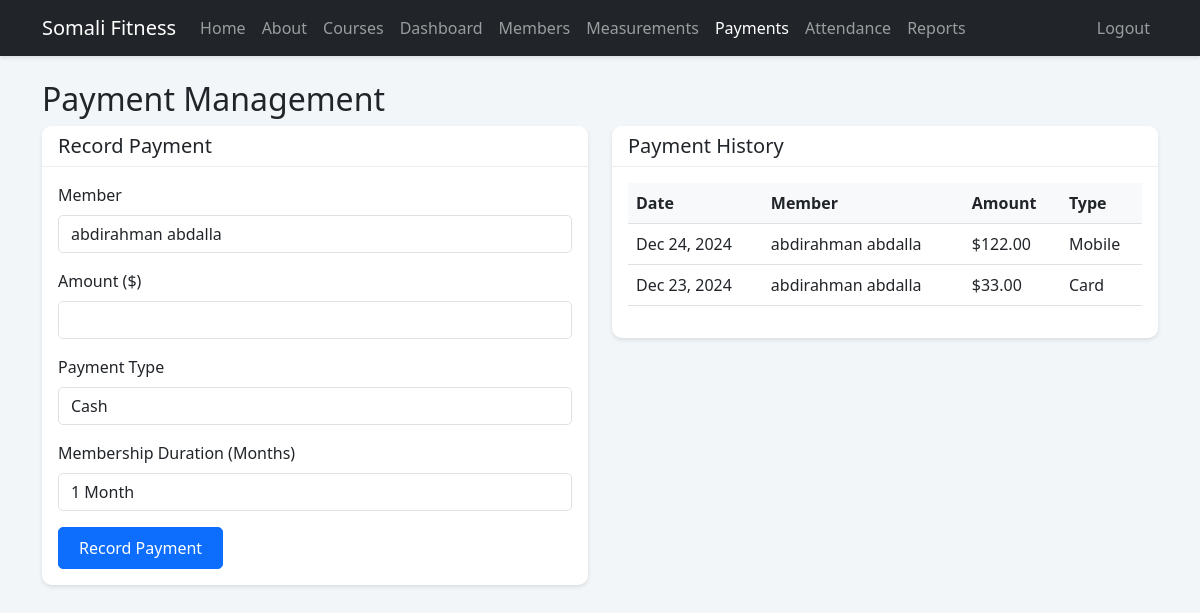
The app's page /pages/payments.php?member_id=2 (signed in) with its own data.
### tables this page shows
CREATE TABLE `receipts` (
  `r_no` int(11) NOT NULL,
  `p_no` int(11) NOT NULL,
  `amount` decimal(10,2) NOT NULL,
  `payment_type` enum('cash','card','mobile') NOT NULL,
  `created_at` timestamp NOT NULL DEFAULT current_timestamp()
);

CREATE TABLE `people` (
  `p_no` int(11) NOT NULL,
  `fname` varchar(50) NOT NULL,
  `lname` varchar(50) NOT NULL,
  `phone` varchar(20) NOT NULL,
  `email` varchar(100) DEFAULT NULL,
  `password` varchar(255) DEFAULT NULL,
  `role` enum('admin','staff','member') NOT NULL DEFAULT 'member',
  `status` enum('active','inactive') NOT NULL DEFAULT 'active',
  `membership_end` date DEFAULT NULL,
  `created_at` timestamp NOT NULL DEFAULT current_timestamp(),
  `updated_at` timestamp NOT NULL DEFAULT current_timestamp() ON UPDATE current_timestamp(),
  `membership_type` enum('strength','cardio','weighy_loss','yoga','other') NOT NULL DEFAULT 'other'
);

### pages/payments.php (the view, shortened to what this page needs)
<?php
require_once "../includes/config.php";
$member_id = isset($_GET['member_id']) ? $_GET['member_id'] : '';
$payments = [];
if (!empty($member_id)) {
    $sql = "SELECT r.*, p.fname, p.lname
            FROM receipts r
            JOIN people p ON r.p_no = p.p_no
            WHERE r.p_no = '$member_id'
            ORDER BY r.created_at DESC";
    $result = mysqli_query($conn, $sql);
    while ($row = mysqli_fetch_assoc($result)) {
        $payments[] = $row;
    }
}
?>
<!DOCTYPE html>
<html lang="en">
<head>
    <link href="https://cdn.jsdelivr.net/npm/bootstrap@5.3.0/dist/css/bootstrap.min.css" rel="stylesheet">
    <link rel="stylesheet" href="https://cdnjs.cloudflare.com/ajax/libs/font-awesome/6.0.0/css/all.min.css">
    <link rel="stylesheet" href="../assets/css/style.css">
</head>
<body>
    <?php include 'navbar.php'; ?>
    <div class="container mt-4">
        <h2>Payment Management</h2>
        <div class="row">
            <div class="col-md-6">
                <div class="card">
                    <div class="card-header">
                        <h5 class="card-title mb-0">Record Payment</h5>
                    </div>
                    <div class="card-body">
                        <form action="payments.php" method="POST">
                            <div class="mb-3">
                                <label for="member_id" class="form-label">Member</label>
                                <select name="member_id" class="form-control" required>
                                    <?php
                                    $sql = "SELECT p_no, fname, lname FROM people WHERE role = 'member' ORDER BY fname, lname";
                                    $result = mysqli_query($conn, $sql);
                                    while ($row = mysqli_fetch_assoc($result)) {
                                        $selected = $row['p_no'] == $member_id ? 'selected' : '';
                                        echo "<option value='{$row['p_no']}' $selected>";
                                        echo htmlspecialchars($row['fname'] . ' ' . $row['lname']);
                                        echo "</option>";
                                    }
                                    ?>
                                </select>
                            </div>
                            <div class="mb-3">
                                <label for="amount" class="form-label">Amount ($)</label>
                                <input type="number" step="0.01" name="amount" class="form-control" required>
                            </div>
                            <div class="mb-3">
                                <label for="payment_type" class="form-label">Payment Type</label>
                                <select name="payment_type" class="form-control" required>
                                    <option value="cash">Cash</option>
                                </select>
                            </div>
                            <div class="mb-3">
                                <label for="months" class="form-label">Membership Duration (Months)</label>
                                <select name="months" class="form-control" required>
                                    <option value="1">1 Month</option>
                                </select>
                            </div>
                            <button type="submit" class="btn btn-primary">Record Payment</button>
                        </form>
                    </div>
                </div>
            </div>
            <div class="col-md-6">
                <div class="card">
                    <div class="card-header">
                        <h5 class="card-title mb-0">Payment History</h5>
                    </div>
                    <div class="card-body">
                        <?php if (!empty($payments)): ?>
                            <div class="table-responsive">
                                <table class="table table-hover">
                                    <thead>
                                        <tr>
                                            <th>Date</th>
                                            <th>Member</th>
                                            <th>Amount</th>
                                            <th>Type</th>
                                        </tr>
                                    </thead>
                                    <tbody>
                                        <?php foreach ($payments as $p): ?>
                                        <tr>
                                            <td><?php echo date('M d, Y', strtotime($p['created_at'])); ?></td>
                                            <td><?php echo htmlspecialchars($p['fname'] . ' ' . $p['lname']); ?></td>
                                            <td>$<?php echo number_format($p['amount'], 2); ?></td>
                                            <td><?php echo ucfirst($p['payment_type']); ?></td>
                                        </tr>
                                        <?php endforeach; ?>
                                    </tbody>
                                </table>
                            </div>
                        <?php else: ?>
                            <p class="text-muted">No payment history available.</p>
                        <?php endif; ?>
                    </div>
                </div>
            </div>
        </div>
    </div>
</body>
</html>

### assets/css/style.css (style rules this page uses)
body { background-color: #f3f6f9; }
.card { border: none; border-radius: 10px; box-shadow: 0 2px 4px rgba(0,0,0,0.1); margin-bottom: 20px; }
.card-header { background-color: #fff; border-bottom: 1px solid #eee; border-radius: 10px 10px 0 0 !important; }
.table th { border-top: none; background-color: #f8f9fa; }
.form-control { border-radius: 5px; }
.btn { border-radius: 5px; padding: 8px 20px; }

### records on screen
receipts: created_at "Dec 24, 2024", p_no.lname "abdirahman abdalla", amount "122.00", payment_type "Mobile"
receipts: created_at "Dec 23, 2024", p_no.lname "abdirahman abdalla", amount "33.00", payment_type "Card"

### other values on screen
form field member_id "abdirahman abdalla"
